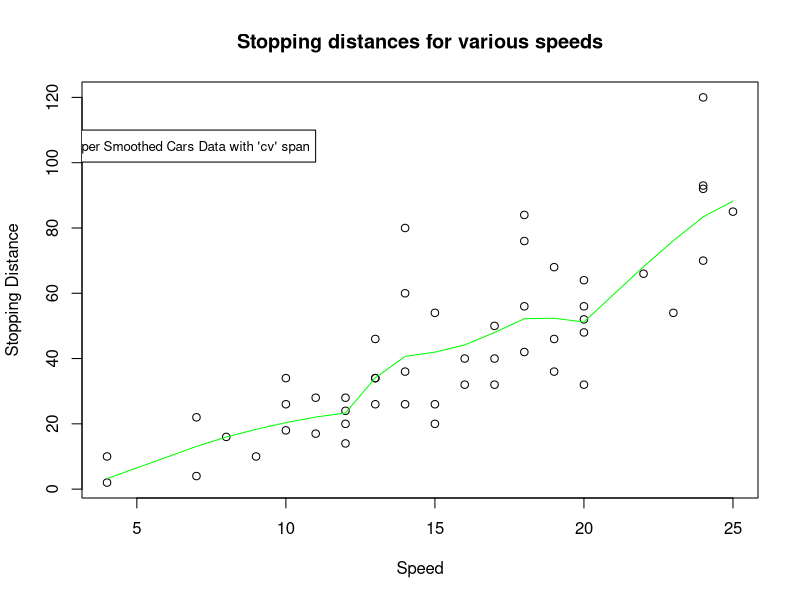

Generate this figure with R:
## ---- chunk 1
knitr::opts_chunk$set(echo = TRUE)
## ---- chunk 2
library(datasets)
data(cars)
head(cars)
cars.supsmu = supsmu(cars$speed, cars$dist, bass = 0, span = "cv")
cars.supsmu2= supsmu(cars$speed, cars$dist, bass = 0, span = )

plot(x = cars$speed, y = cars$dist, main = "Stopping distances for various speeds", xlab = "Speed", ylab = "Stopping Distance")
lines(x = cars.supsmu$x, y = cars.supsmu$y, col = "green")
legend(1, 110, legend=c("Super Smoothed Cars Data with 'cv' span"),
 col=c("green"), lty=1:1, cex=0.8)
